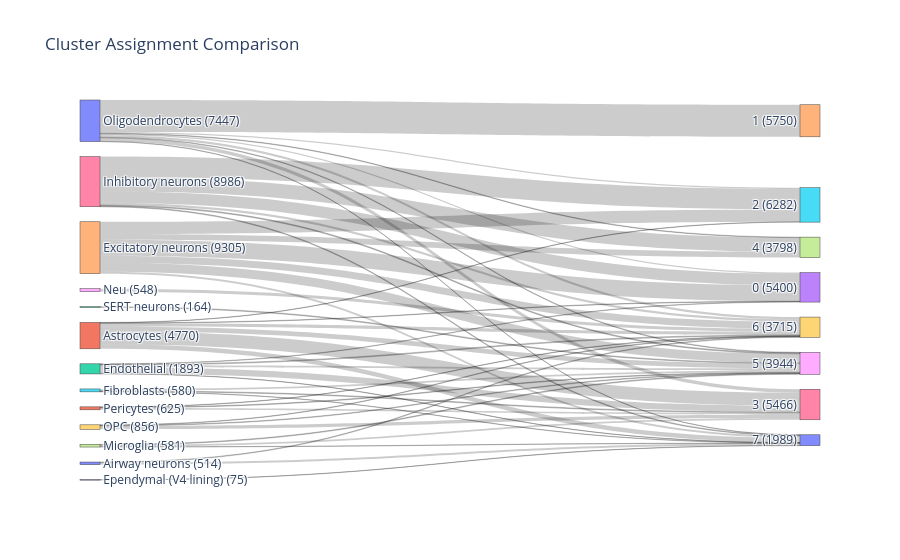

Source (notebook cell):
### Code cell
cluster_sankey(adata.obs["celltype"],adata.obs["cellcharter_k8"])

### Figure 1 — Plotly figure (JSON) as saved in the notebook; plotly's stock layout.template omitted (floating-point values rounded to 4 significant figures)
{"data": [{"link": {"source": [4, 6, 4, 4, 2, 10, 6, 1, 1, 10, 4, 1, 10, 9, 4, 2, 5, 6, 9, 4, 10, 8, 10, 10, 10, 2, 1, 6, 2, 9, 11, 0, 0, 3, 5, 1, 7, 11, 12, 7, 11, 6, 7, 5, 2, 6, 1, 10], "target": [20, 17, 18, 13, 16, 14, 13, 20, 18, 16, 15, 16, 17, 18, 19, 20, 16, 15, 16, 17, 15, 19, 18, 13, 19, 18, 19, 19, 19, 19, 16, 19, 20, 20, 18, 15, 16, 18, 18, 18, 19, 20, 20, 20, 13, 18, 13, 20], "value": [341, 2542, 1605, 2826, 1133, 5742, 2069, 838, 837, 611, 2214, 2321, 99, 112, 1290, 58, 142, 3668, 607, 1029, 213, 531, 116, 218, 395, 383, 574, 410, 158, 88, 344, 116, 355, 59, 327, 65, 300, 119, 143, 132, 69, 138, 53, 54, 80, 159, 85, 53]}, "node": {"label": ["Airway neurons (514)", "Astrocytes (4770)", "Endothelial (1893)", "Ependymal (V4 lining) (75)", "Excitatory neurons (9305)", "Fibroblasts (580)", "Inhibitory neurons (8986)", "Microglia (581)", "Neu (548)", "OPC (856)", "Oligodendrocytes (7447)", "Pericytes (625)", "SERT neurons (164)", "0 (5400)", "1 (5750)", "2 (6282)", "3 (5466)", "4 (3798)", "5 (3944)", "6 (3715)", "7 (1989)"], "pad": 15, "thickness": 20}, "type": "sankey"}], "layout": {"font": {"size": 12}, "title": {"text": "Cluster Assignment Comparison"}}}
